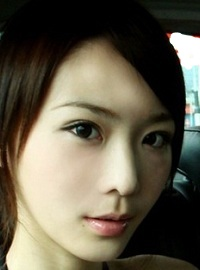
//> input picture B97902018_B97902058/artifact/src/01.jpg, 200 x 270 px
$ ./main ../../../../B97902018_B97902058/artifact/src/01.jpg ../../../../B97902018_B97902058/artifact/src/02.jpg   (built with g++ and OpenCV 4)
//> lines starting //> are read from the running program, lines starting //| are printed output that depends on the picture
/* from http://www.opencv.org.cn/index.php */
#include <iostream>
#include <algorithm>
#include <cstdio>
#include <cstdlib>
#include <cmath>
#include <opencv2/opencv.hpp>
#include <ctime>

using namespace cv ;
using namespace std ;
//using namespace Mat ;
#define Qfloat float
const float EPSILON = 1e-6;

void MakeFeature(Mat &ctrl_points, int side_n);
void drawFeature(const Mat &ctrl_points, int side_n, Mat &out_img, int special);
void MakeDirection(Mat &direction, int n_dir, double unit);

inline void WrapToLine( Mat &morph, Mat &W, Mat &img_src, Vec2f P, Vec2f Q, Vec2f _P, Vec2f _Q, int rows, int cols, int sign);
inline void Normalize(Mat &result, Mat &morph, Mat &W );

inline Qfloat SumDiffMat(Mat &A, Mat &B);

Mat SearchWraps( Mat &direction, Mat &img_src, Mat &img_dst, Mat &ctrl_points, int rows, int cols, int side_n) ;
inline Qfloat countDisToSegment( Vec2f P, Vec2f Q, Vec2f X, Qfloat min_dis_to_line ) ;

void AlignImage(Mat& aligned_src, Mat& aligned_dst, Mat& src, Mat& dst, Vec2f &trans);

void WriteMesh(Mat& ctrl_points, Vec2f offset, int side_n);

Qfloat const PI=(float)(4*atan(1));

int main( int argc, char *argv[] )
{
	Mat img_src, img_dst, aligned_src, aligned_dst;
	Mat ctrl_points;

	Mat raw_img_src = imread( argv[1], 1) ;
//> raw_img_src is the input picture: 270 rows x 200 cols, CV_8UC3; mean B, G, R 76.3, 93.5, 100.4
	Mat raw_img_dst = imread( argv[2], 1) ;
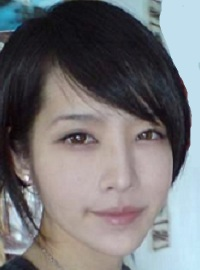
//> input picture B97902018_B97902058/artifact/src/02.jpg, 200 x 270 px
//> raw_img_dst is the input picture: 270 rows x 200 cols, CV_8UC3; mean B, G, R 118.6, 116, 117
	raw_img_src.convertTo( img_src, CV_32FC3, 1/255.0 ) ;
	raw_img_dst.convertTo( img_dst, CV_32FC3, 1/255.0 ) ;

	int side_n = 14;
	Vec2f translation;
	Mat direction;
	MakeFeature(ctrl_points, side_n);
	MakeDirection(direction, 4, 1./side_n/4);

	time_t st = time(0);
	AlignImage( aligned_src, aligned_dst, img_src, img_dst, translation );
#if 0
	imshow("src", aligned_src);
	imshow("dst", aligned_dst);
	waitKey();
#endif

	int T = 1;
 	for( int t = 0 ; t < T ; t++ )
	{
		Mat morph = SearchWraps( direction, aligned_src, aligned_dst, ctrl_points,
					 aligned_src.rows, aligned_src.cols, side_n);
		char s[20];
		imwrite("auto.jpg", (morph+aligned_dst)/2*255);

		time_t now = time(0);
		fprintf(stderr, "t = %d\n", (int)(now-st));
	}
	WriteMesh(ctrl_points, translation, side_n);

	return 0;
}

void WriteLine(FILE* fp, Vec2f _P, int id, int to)
{
	fprintf(fp, "0 0 %f %f %d 0 %d\n", _P.val[0], _P.val[1], id, to);
}
void WriteMesh(Mat& ctrl_points, Vec2f offset, int side_n)
{
	FILE *fsrc = fopen("src.asf", "w");
	FILE *fdst = fopen("dst.asf", "w");

	fprintf(fsrc, "%d\n", 2*side_n*(side_n-1));
	fprintf(fdst, "%d\n", 2*side_n*(side_n-1));
	int extidx = side_n*side_n;
	Vec2f odst, osrc;
	if(offset.val[0]<0)
		osrc.val[0] = -offset.val[0], odst.val[0] = 0;
	else
		osrc.val[0] = 0, odst.val[0] = offset.val[0];
	if(offset.val[1]<0)
		osrc.val[1] = -offset.val[1], odst.val[1] = 0;
	else
		osrc.val[1] = 0, odst.val[1] = offset.val[1];
	for(int i=0; i<side_n; i++){
	for(int j=0; j<side_n; j++){
		int idx = i*side_n+j;
		int existed = 0;
		Vec2f _P = ctrl_points.at<Vec2f>(0,idx);
		Vec2f P = ctrl_points.at<Vec2f>(1,idx);
		if( j+1<side_n){
			WriteLine(fdst, P+odst, idx, idx+1);
			WriteLine(fsrc, _P+osrc, idx, idx+1);
			existed = 1;
		}
		if( i+1<side_n ){
			int tidx=idx;
			if(existed)
				tidx =extidx++;
			WriteLine(fdst, P+odst, tidx, idx+side_n);
			WriteLine(fsrc, _P+osrc, tidx, idx+side_n);
		}
	}
	}
	fclose(fsrc);
	fclose(fdst);
}
void AlignImage( Mat& aligned_src, Mat& aligned_dst, Mat& img_src, Mat& img_dst, Vec2f& translation )
{
	float min_diff = 1e10;
	float runit = img_src.rows, cunit = img_src.cols;
//> runit = 270; cunit = 200
	int n_seg = 40;
	int range = 10;
	runit /= n_seg, cunit /= n_seg;
//> runit = 6.75; cunit = 5
	for( int i=-range; i<=range; i++ ){
		for( int j=-range; j<=range; j++){
			int di = (int)i*runit, dj = (int)j*cunit;
			int oi = img_src.rows-abs(di), oj = img_src.cols-abs(dj);
			int ai, aj, bi, bj;
			if( di<0 )
				ai = -di, bi = 0;
			else
				ai = 0, bi = di;
			if( dj<0 )
				aj = -dj, bj = 0;
			else
				aj = 0, bj = dj;
			Mat src = img_src(cvRect(aj, ai, oj, oi));
			Mat dst = img_dst(cvRect(bj, bi, oj, oi));
			float diff = SumDiffMat(src, dst);
			if( diff < min_diff ){
				aligned_src = src;
				aligned_dst = dst;
				translation = Vec2f(di/img_src.rows, dj/img_src.cols);
				min_diff = diff;
				fprintf(stderr, "di = %d, dj = %d\n", di, dj);
			}
		}
	}
//> this loop made 21 passes
//> min_diff on passes 1 to 12: 17456.8, 17456.8, 17456.8, 17456.8, 17456.8, 17456.8, 17456.8, 17456.8, 17456.8, 17456.8, 17456.8, 17456.8
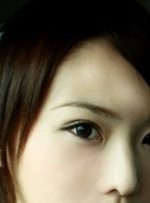
//> aligned_src: 203 rows x 150 cols, CV_32FC3; mean B, G, R 0.312, 0.386, 0.425
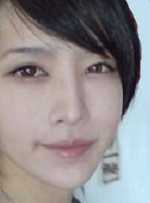
//> aligned_dst: 203 rows x 150 cols, CV_32FC3; mean B, G, R 0.561, 0.556, 0.574
//> after the loop, min_diff = 14147.9
//> in main, `AlignImage( aligned_src, aligned_dst, img_src, img_dst, translation );`: translation = [0, 0]
//> the loop in main, `for( int t = 0 ; t < T ; t++ )` made 1 pass
//> pass 1, in SearchWraps, `WrapToAllLine(morph, W, img_src, ctrl_points, rows, cols, side_n);`:
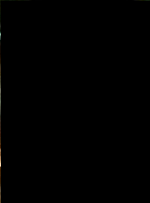
//> morph: 203 rows x 150 cols, CV_32FC3; mean B, G, R 603.8, 950.5, 1091.4; drawn with min black and max white
}

void drawLine(Mat &out_img, const Vec2f &src, const Vec2f &dst, const Scalar &color)
{
	int rows = out_img.rows;
	int cols = out_img.cols;
	Point st, ed;
	Vec2f t;
	st.y = src.val[0]*rows;
	st.x = src.val[1]*cols;
	ed.y = dst.val[0]*rows;
	ed.x = dst.val[1]*cols;
	line(out_img, st, ed, color);
}

void drawFeature(Mat &ctrl_points, int side_n, Mat &out_img, int special=-1)
{
	const Scalar special_color = Scalar(255,0,0);
	const Scalar normal_color = Scalar(255,0,255);
	Scalar color;

	for( int i=0; i<side_n; i++ ){
		for( int j=0; j<side_n; j++ ){
			int idx = i*side_n+j;
			if( j+1<side_n){
				if( idx==special || idx+1==special )
					color = special_color;
				else
					color = normal_color;
				drawLine(out_img,
						ctrl_points.at<Vec2f>(1, idx),
						ctrl_points.at<Vec2f>(1, idx+1),
						color);
			}
			if( i+1<side_n ){
				if( idx==special || idx+side_n==special )
					color = special_color;
				else
					color = normal_color;
				drawLine(out_img,
						ctrl_points.at<Vec2f>(1, idx),
						ctrl_points.at<Vec2f>(1, idx+side_n),
						color);
			}
		}
	}
}

void MakeFeature(Mat &ctrl_points, int side_n)
{

	ctrl_points = Mat::zeros(2, side_n*side_n, CV_32FC2);
	Vec2f* ctrl_points_0 = ctrl_points.ptr<Vec2f>(0);
	Vec2f* ctrl_points_1 = ctrl_points.ptr<Vec2f>(1);
	float unit = 1.f/(side_n-1);
	for(int i=0; i<side_n; i++){
		for(int j=0; j<side_n; j++){
			int idx = (side_n*i+j);
			Vec2f pt;
			if(j==0)
				pt = Vec2f(i*unit, 0);
			else if(j==side_n-1)
				pt = Vec2f(i*unit, 1);
			else
				pt = Vec2f(i*unit, 0.25+j*unit/2);
			ctrl_points_0[idx] = pt;
			ctrl_points_1[idx] = pt;
		}
	}
}

void MakeDirection(Mat &direction, int n_dir, double unit)
{
	double delta = 2*PI/n_dir;
	// rotation matrix
	float _unit_rot[] = {cos(delta), sin(delta), -sin(delta), cos(delta)};
	Mat unit_rot = Mat(2, 2, CV_32FC1, _unit_rot);
	// initial vector
	float _v[] = {1.f, 0};
	Mat v = Mat(2, 1, CV_32FC1, _v);;
	v *= unit;

	direction = Mat::zeros(1, n_dir, CV_32FC2);
	for(int i=0; i<n_dir; i++){
		direction.at<Vec2f>(0, i) = Vec2f(v.at<float>(0,0), v.at<float>(1,0));
		v = unit_rot*v;
	}
}

/* Let idx = (n*i+j)
 *
 *           idx-n
 *           |
 *           |
 * idx-1 --------- idx+1
 *           |
 *           |
 *           idx+n
 */
inline float WrapToNeighborLine(Mat &morph, Mat &W, Mat &img_src, Mat &ctrl_points, Vec2f P, int rows, int cols, int side_n, int i, int j, int sign)
{
	int idx = i*side_n+j;

	float dots, adist = 0., ldist = 0., PQ, _PQ;
#if 1
	int n_neigibors = 4;
	int neighbors[][3] = {{-1,0,-side_n}, {1,0,side_n}, {0,-1,-1}, {0,1,1}};
#else
	int n_neigibors = 5;
	int neighbors[][3] = {{-1,0,-side_n}, {1,0,side_n}, {0,-1,-1}, {0,1,1},
		{1,1,side_n+1}};
#endif

	Vec2f _P = ctrl_points.at<Vec2f>(0,idx);
	for( int nb=0; nb<n_neigibors; nb++ ){
		int di=neighbors[nb][0], dj=neighbors[nb][1], offset=neighbors[nb][2];
		if( i+di>=0 && i+di<side_n && j+dj>=0 && j+dj<side_n ){
			Vec2f _Q = ctrl_points.at<Vec2f>(0,idx-offset);
			Vec2f Q = ctrl_points.at<Vec2f>(1,idx-offset);
			WrapToLine(morph, W, img_src, Q, P, _Q, _P, rows, cols, sign);
			dots = (Q-P).dot(_Q-_P);
			PQ = (P-Q).dot(P-Q);
			_PQ = (_P-_Q).dot(_P-_Q);
			if(dots < 0)
				adist += 1/EPSILON;
			else
				adist += 1/dots;
			ldist += abs(PQ-_PQ);
		}
	}
	adist *= 1e-3;
	ldist *= 1e3;
	fprintf(stderr, "a %f, l%f\n", adist, ldist);
	return adist + ldist;
}

void WrapToAllLine(Mat &morph, Mat &W, Mat &img_src, Mat &ctrl_points, int rows, int cols, int side_n)
{
	morph = Mat::zeros(rows, cols, CV_32FC3);
	W = Mat::zeros(rows, cols, CV_32FC1);

	for( int i=0; i<side_n; i++ ){
		for( int j=0; j<side_n; j++){
			int idx = i*side_n+j;
			Vec2f _P = ctrl_points.at<Vec2f>(0,idx);
			Vec2f P = ctrl_points.at<Vec2f>(1,idx);
			if( j+1<side_n){
				Vec2f _R = ctrl_points.at<Vec2f>(0,idx+1);
				Vec2f R = ctrl_points.at<Vec2f>(1,idx+1);
				WrapToLine(morph, W, img_src, P, R, _P, _R, rows, cols, 1);
			}
			if( i+1<side_n ){
				Vec2f _D = ctrl_points.at<Vec2f>(0,idx+side_n);
				Vec2f D = ctrl_points.at<Vec2f>(1,idx+side_n);
				WrapToLine(morph, W, img_src, P, D, _P, _D, rows, cols, 1);
			}
#if 0
			if( i+1<side_n && j+1<side_n){
				Vec2f _D = ctrl_points.at<Vec2f>(0,idx+side_n+1);
				Vec2f D = ctrl_points.at<Vec2f>(1,idx+side_n+1);
				WrapToLine(morph, W, img_src, P, D, _P, _D, rows, cols, 1);
			}
#endif
		}
	}
//	Normalize(morph, W);
}

float SumDiffMat(Mat &A, Mat &B)
{
	Mat d = abs(A-B);
	int rows = d.rows;
	int cols = d.cols;
	float s= 0.;
	for( int i=0; i<rows; i++ ){
		Vec3f *p = d.ptr<Vec3f>(i);
		for( int j=0; j<cols; j++ ){
			float b = p[j].val[0];
			float g = p[j].val[1];
			float r = p[j].val[2];
			s += b*b + g*g + r*r;
		}
	}
	return s;
}

Mat SearchWraps( Mat &direction, Mat &img_src, Mat &img_dst, Mat &ctrl_points, int rows, int cols, int side_n)
{

	Mat morph, _morph, W, _W, norm_morph, min_morph, min_W, empty_morph, empty_W;
	float min_diff;
	Vec2f min_d;

	_morph = Mat::zeros(img_dst.rows, img_dst.cols, CV_32FC3);
	norm_morph = Mat::zeros(img_dst.rows, img_dst.cols, CV_32FC3);
	min_morph = Mat::zeros(img_dst.rows, img_dst.cols, CV_32FC3);
	empty_morph = Mat::zeros(img_dst.rows, img_dst.cols, CV_32FC3);
	_W = Mat::zeros(img_dst.rows, img_dst.cols, CV_32FC1);
	min_W = Mat::zeros(img_dst.rows, img_dst.cols, CV_32FC1);
	empty_W = Mat::zeros(img_dst.rows, img_dst.cols, CV_32FC1);

	int n_directions = direction.cols;

	WrapToAllLine(morph, W, img_src, ctrl_points, rows, cols, side_n);
	min_diff = 1e10;

	for( int i=1; i<side_n-1; i++ ){
	for( int j=1; j<side_n-1; j++ ){
		int l = i*side_n+j;
		Vec2f P = ctrl_points.at<Vec2f>(1, l);
		min_d = Vec2f(0, 0);
		morph.copyTo(min_morph);
		morph.copyTo(empty_morph);
		W.copyTo(empty_W);
		W.copyTo(min_W);
		WrapToNeighborLine( empty_morph, empty_W, img_src, ctrl_points, P, rows, cols, side_n, i, j, -1);
		for( int k=0; k<n_directions; k++){
			Vec2f d = direction.at<Vec2f>(0,k);
			Vec2f t = P+d;
			if(t.val[0] < 0 || t.val[1] < 0 || t.val[0] >= 1. || t.val[1] >= 1.)
				continue;
			empty_morph.copyTo(_morph);
			empty_W.copyTo(_W);

			float cost = WrapToNeighborLine( _morph, _W, img_src, ctrl_points, P+d, rows, cols, side_n, i, j, +1);
			Normalize(norm_morph, _morph, _W);


			float diff_now = SumDiffMat(norm_morph, img_dst) + cost;
			if( diff_now < min_diff ){
				imshow("W", _W);
				_morph.copyTo(min_morph);
				_W.copyTo(min_W);
				min_d = d;
				min_diff = diff_now;

				fprintf(stderr, "l = %d d = %f %f\n", l, d.val[0], d.val[1]);
				fprintf(stderr, "now=%f min=%f cost=%f\n", diff_now, min_diff, cost);
				break;
			}
		}
		min_morph.copyTo(morph);
		min_W.copyTo(W);
		ctrl_points.at<Vec2f>(1,l) += min_d;
	}
#if 1
	drawFeature(ctrl_points, side_n, norm_morph, -1);
	imshow("morph", norm_morph);
	norm_morph = abs(norm_morph-img_dst);
	imshow("diff", norm_morph);
	waitKey(100);
#endif
	}
	Normalize(morph, morph, W);
	return morph;
}

void Normalize( Mat &result, Mat &morph, Mat &W )
{
	int rows = morph.rows;
	int cols = morph.cols;
	for( int i=0; i<rows; i++)
		for( int j=0; j<cols; j++)
			result.at<Vec3f>(i, j) = 1/W.at<float>(i,j)*morph.at<Vec3f>(i, j) ;
}

void WrapToLine( Mat& morph, Mat &W, Mat &img_src, Vec2f P, Vec2f Q, Vec2f _P, Vec2f _Q, int rows, int cols, int sign)
{
	Vec2f X, QmP, _QmP, _X ;
	Qfloat u, v, w;
	Vec3f pixel ;
	Vec2f u_param, v_param, x_param;

	P.val[0] *= rows ;
	P.val[1] *= cols ;
	Q.val[0] *= rows ;
	Q.val[1] *= cols ;
	_P.val[0] *= img_src.rows ;
	_P.val[1] *= img_src.cols ;
	_Q.val[0] *= img_src.rows ;
	_Q.val[1] *= img_src.cols ;

	QmP = Q-P ;
	_QmP = _Q-_P ;
	u_param = QmP*(1/( QmP.val[0]*QmP.val[0]+QmP.val[1]*QmP.val[1] )) ;
	v_param = Vec2f( QmP.val[1], -QmP.val[0] )*(1/norm(QmP)) ;
	x_param = 1/norm(_QmP)*Vec2f(_QmP.val[1], -_QmP.val[0]);

	for( int i=0 ; i<rows ; i++ ){
		Vec3f* morph_i = morph.ptr<Vec3f>(i);
		float* W_i = W.ptr<float>(i);
		for( int j=0 ; j<cols ; j++ )
		{
			//X = Vec2f( i/(Qfloat)rows, j/(Qfloat)cols ) ;
			X = Vec2f( i, j ) ;

			u = (X-P).dot( u_param ) ;
			v = (X-P).dot( v_param ) ;

			_X = _P + u*(_QmP) + v*x_param ;

			int _x = (int) _X.val[0], _y = (int) _X.val[1];

			if(_x>=0 && _y>=0 && _x<img_src.rows && _y<img_src.cols)
			{
				float dist = countDisToSegment( P, Q, X, abs(v) );
				if( dist < EPSILON )
					w = 1/EPSILON;
				else
					w = 1/dist;
				w *= 1;
				pixel = img_src.at<Vec3f>(_x, _y);
				if(sign>0){
					morph_i[j] += w*pixel;
					W_i[j] += w;
				}else{
					morph_i[j] += -w*pixel;
					W_i[j] += -w;
				}
			}
		}
	}
}

Qfloat countDisToSegment( Vec2f P, Vec2f Q, Vec2f X, Qfloat min_dis_to_line )
{
#if 1
	Vec2f QmP = Q-P ;
	if( (X-P).dot( QmP ) * ( X-Q ).dot(QmP) < 0 )
		return min_dis_to_line*min_dis_to_line ;
	else
#endif
	return min((X-P).dot(X-P), (X-Q).dot(X-Q));
//	return min( norm( X-P ), norm(X-Q) ) ;
}
